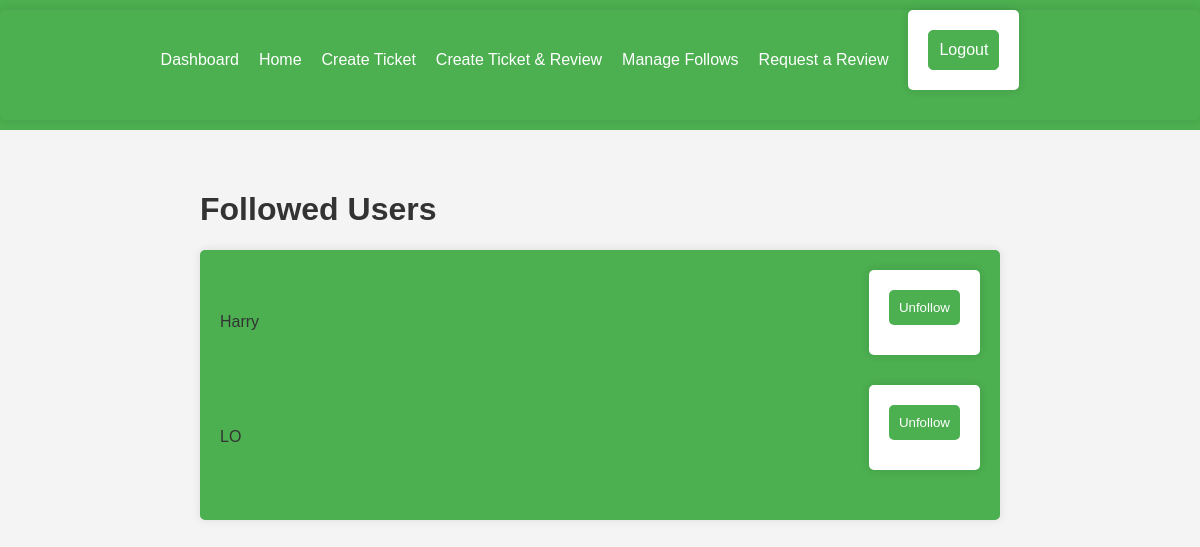
Page /followed_users/ (signed in) on the earlier database version.
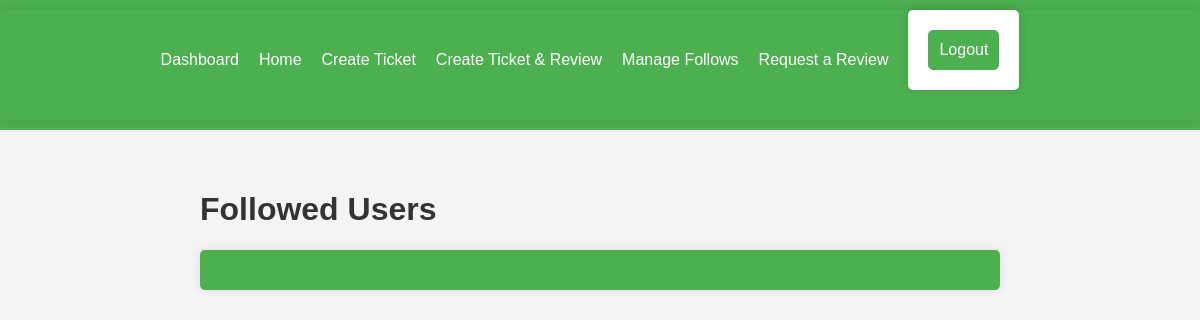
Same page on the later database version.
### myapp/models.py (models this page shows, shortened)
class UserFollows(models.Model):
    user = models.ForeignKey(
        to=settings.AUTH_USER_MODEL, related_name="following", on_delete=models.CASCADE
    )
    followed_user = models.ForeignKey(
        to=settings.AUTH_USER_MODEL, related_name="followers", on_delete=models.CASCADE
    )
    class Meta:
        constraints = [
            UniqueConstraint(
                fields=["user", "followed_user"], name="unique_user_follow"
            )
        ]
        app_label = "myapp"
        verbose_name = "User Follow"
        verbose_name_plural = "User Follows"

### myapp/views.py (the view)
# urls.py: path("followed_users/", views.followed_users, name="followed_users"),
@login_required
def followed_users(request):
    follows = UserFollows.objects.filter(user=request.user)
    return render(request, "followed_users.html", {"follows": follows})

### myapp/context_processors.py (called while the page is built)
def media_url(request):
    return {"media_url": settings.MEDIA_URL}

### myapp/templates/followed_users.html (shortened to what this page needs)
{% extends 'base.html' %}
{% block content %}
    <h1>Followed Users</h1>
    <ul>
        {% for follow in follows %}
            <li>
                {{ follow.followed_user.username }}
                <form method="post" action="{% url 'myapp:unfollow_user' follow.followed_user.id %}">
                    <button type="submit">Unfollow</button>
                </form>
            </li>
        {% endfor %}
    </ul>
{% endblock %}

Differences in the rows shown:
removed UserFollows: followed_user.username "Harry"
removed UserFollows: followed_user.username "LO"
